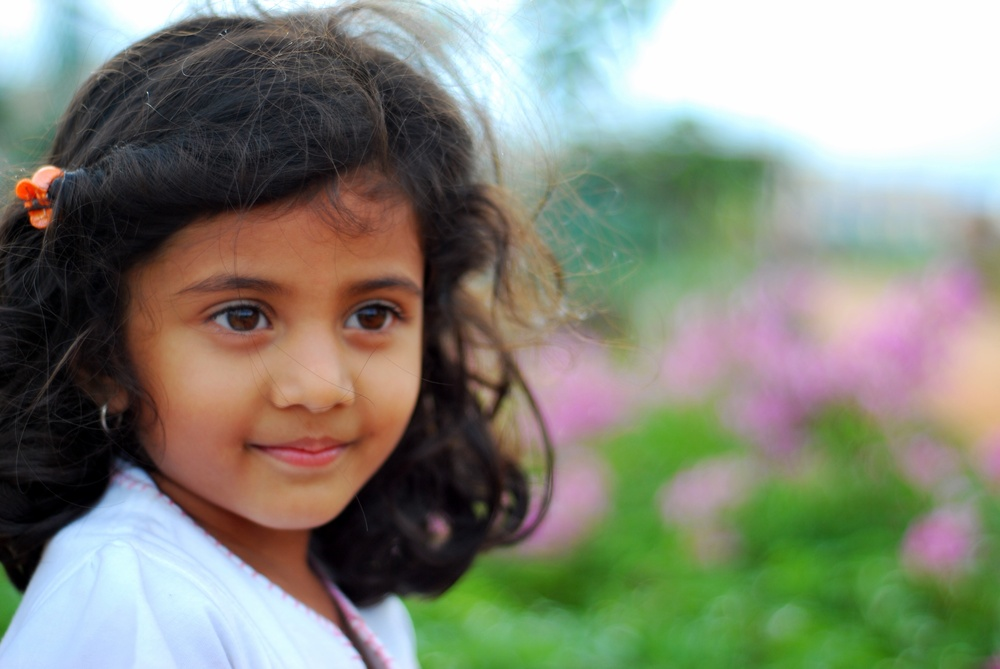
#> input picture images/girl.jpg, 1000 x 669 px, shrunk from 3872 x 2592 before the run
$ python 24.eyeFaceDetectPic.py
#> lines starting #> are read from the running program, lines starting #| are printed output that depends on the picture; after the words box and inside, x2 and y2 are one past the last pixel; in counts of white or black regions, pixels touching at a corner belong together
import cv2

img = cv2.imread('images/girl.jpg')
#> img is the input picture: shape (669, 1000, 3); mean B, G, R 119.8, 134.5, 131.3

#read xml file (face,eye)
face_cascade = cv2.CascadeClassifier('detect/haarcascade_frontalface_default.xml')
eye_cascade = cv2.CascadeClassifier('detect/haarcascade_eye_tree_eyeglasses.xml')

gray_img = cv2.cvtColor(img,cv2.COLOR_BGR2GRAY)
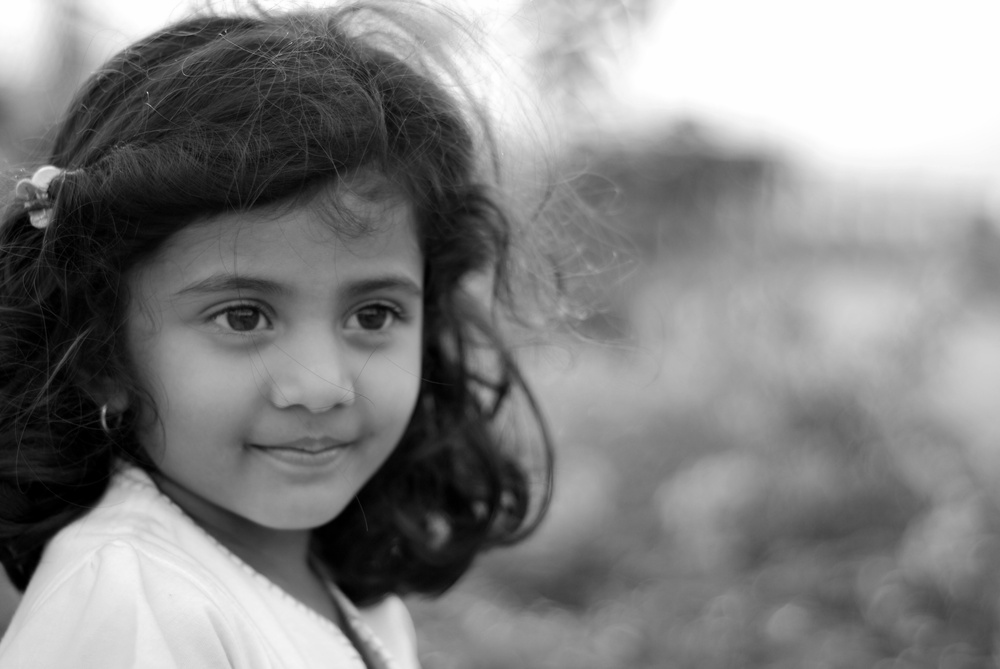
#> gray_img: shape (669, 1000); min 0, max 255, mean 131.9

#face detect
face_detect = face_cascade.detectMultiScale(gray_img,1.1,4)
#> face_detect = [[127, 180, 353, 353]]
eye_detect = eye_cascade.detectMultiScale(gray_img,1.1,4)
#> eye_detect = [[336, 282, 72, 72], [202, 277, 83, 83]]

for (x,y,w,h) in face_detect :
  cv2.rectangle(img,(x,y),(x+w,y+h),(0,255,0),2)
  for (ex,ey,ew,eh) in eye_detect:
    cv2.rectangle(img,(ex,ey),(ex+ew,ey+eh),(255,0,0),2)
#> this loop made 1 pass
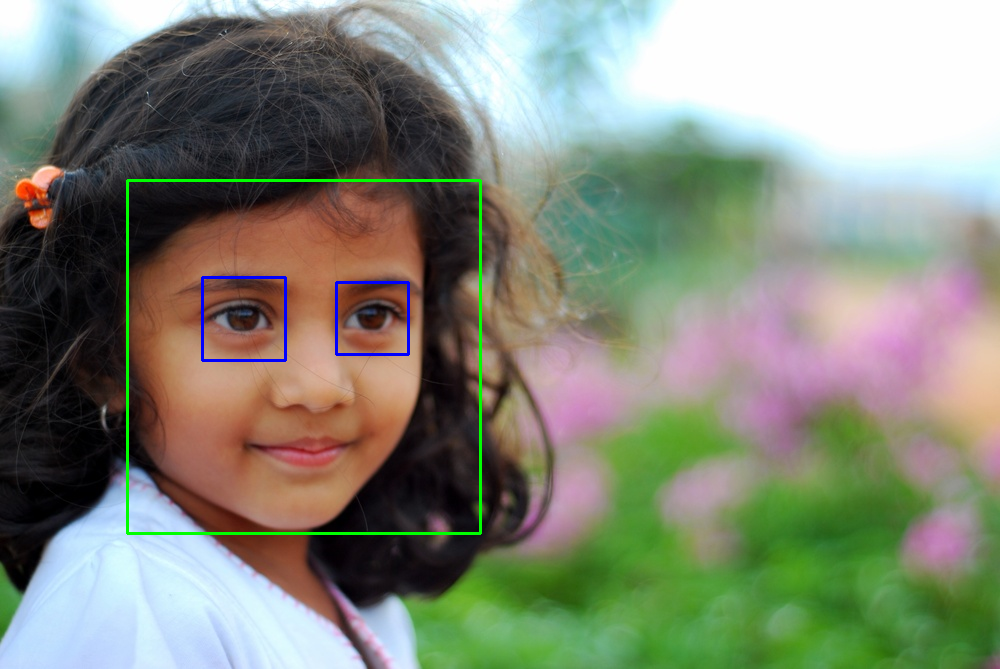
#> img: shape (669, 1000, 3); 0.91% of pixels changed, all inside (x1, y1, x2, y2) = (126, 179, 482, 535)


cv2.imshow('Output',img)
cv2.waitKey(0)
cv2.destroyAllWindows()
